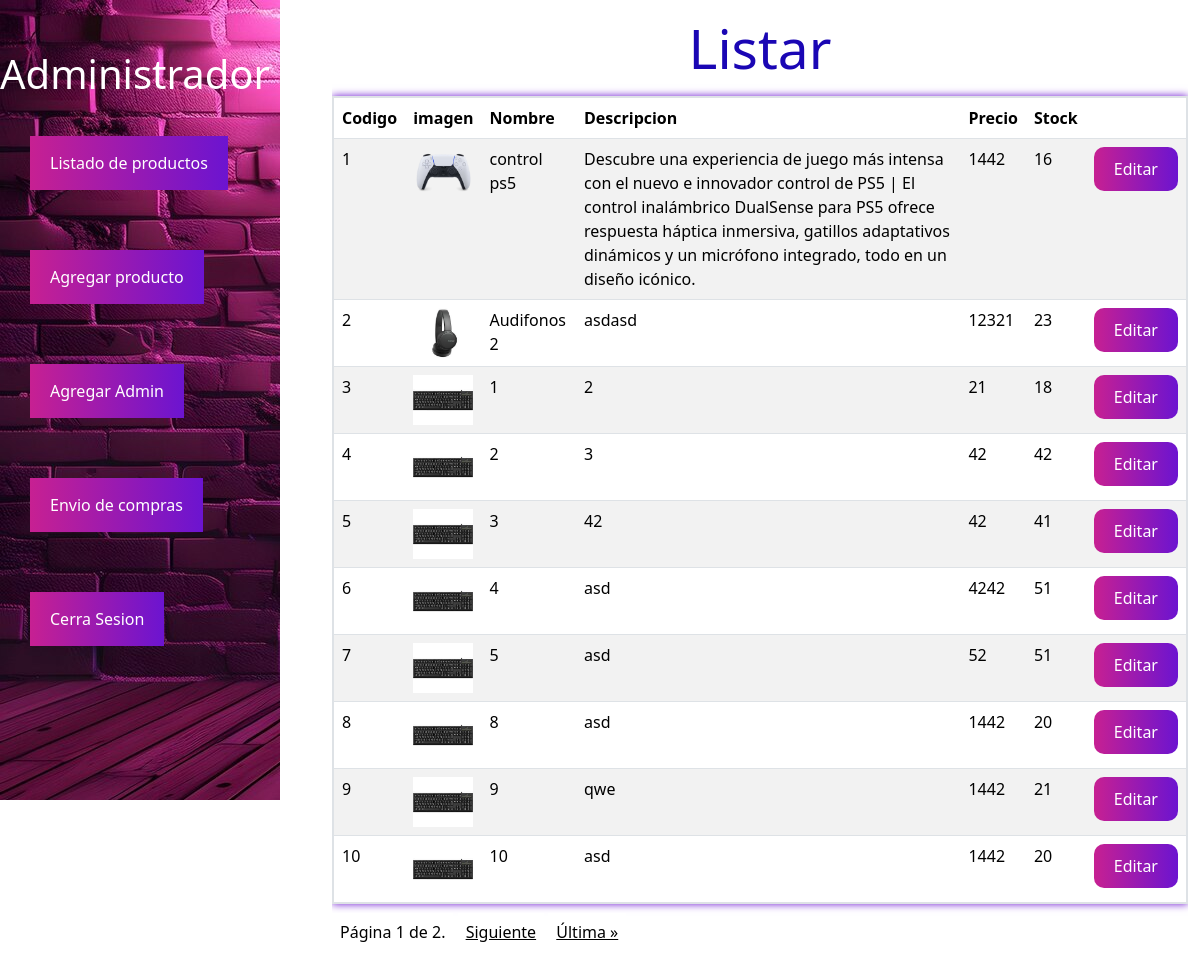
/productos/ (signed in), run on the app's committed database.
### modulos/productos/models.py (models this page shows)
class Producto(models.Model):
    nombre = models.CharField(max_length=30)
    descripcion = models.TextField()
    imagen = models.ImageField(upload_to='productos',null=True)
    precio = models.IntegerField(validators=[MinValueValidator(1)])
    stock= models.SmallIntegerField(validators=[MinValueValidator(1)])
    categoria = models.CharField(max_length=20, choices=categorias)

### modulos/productos/views.py (the view)
# urls.py: path('', views.listarProd,name="listar"),
@login_required
def listarProd(request):
    productos = Producto.objects.all()
    paginator = Paginator(productos, 10)  # Divide los productos en páginas de 6 elementos cada una
    page_number = request.GET.get('page')  # Obtiene el número de página actual desde la URL
    page_obj = paginator.get_page(page_number)  # Obtiene la página actual
    datos = {
        'page_obj': page_obj
    }
    return render(request, 'productos/listar.html', datos)

### templates/productos/listar.html (shortened to what this page needs)
{% extends '../base/base2.html' %}
{% block content %}
<div class="table">
    <div class="table-responsive">
        <table class="table table-striped">
            <h1 class="text-center">Listar</h1>
            <thead>
                <tr>
                    <th>Codigo</th>
                    <th>imagen</th>
                    <th>Nombre</th>
                    <th>Descripcion</th>
                    <th>Precio</th>
                    <th>Stock</th>
                </tr>
            </thead>
            <tbody>
                {% for producto in page_obj %}
                <tr>
                    <td>{{producto.id}}</td>
                    <td>{% if producto.imagen %} <img src="{{producto.imagen.url}}"></td>
                    {% endif %}
                    <td>{{producto.nombre}}</td>
                    <td>{{producto.descripcion}}</td>
                    <td>{{producto.precio}}</td>
                    <td>{{producto.stock}}</td>
                    <td>
                        <a href="{% url 'editar' producto.id %}" class="btnEditar">Editar</a>
                    </td>
                </tr>
                {% endfor %}
            </tbody>
        </table>
    </div>
    <div class="pagination">
        <span class="step-links">
            <span class="current">Página {{ page_obj.number }} de {{ page_obj.paginator.num_pages }}.</span>
            {% if page_obj.has_next %}
            <a href="?page={{ page_obj.next_page_number }}" class="pagination-link">Siguiente</a>
            <a href="?page={{ page_obj.paginator.num_pages }}" class="pagination-link">Última &raquo;</a>
            {% endif %}
        </span>
    </div>
</div>
{% endblock %}

### static/css/adminstyle.css (style rules this page uses)
body { display: flex; }

### static/css/listaradmin.css (style rules this page uses)
table { width: 10%; border-collapse: collapse; box-shadow: 0 0 8px #6c14d0; border: 2px solid #6c14d0; }
.text-center { font-size: 55px; color: #1a06b4; margin: 15px 0; cursor: pointer; position: relative; }
.btnEditar { text-decoration: none; padding: 10px 20px; background: linear-gradient(to right, #c72092 , #6c14d0); color: white; display: inline-block; text-align: center; border-radius: 10px; transition: background-color 0.3s; }
.table-striped tbody tr:nth-child(odd) { background-color: #f5f5f5; }
.table-striped tbody tr td img { width: 60px; height: 50px; object-fit: cover; }

### data on the page
Producto: id "1", imagen (picture), nombre "control ps5", descripcion "Descubre una experiencia de juego más intensa con el nuevo e innovador control de PS5 | El control inalámbrico DualSense para PS5 ofrece respuesta háptica inmersiva, gatillos adaptativos dinámicos y un micrófono integrado, todo en un diseño icónico.", precio "1442", stock "16"
Producto: id "2", imagen (picture), nombre "Audifonos 2", descripcion "asdasd", precio "12321", stock "23"
Producto: id "3", imagen (picture), nombre "1", descripcion "2", precio "21", stock "18"
Producto: id "4", imagen (picture), nombre "2", descripcion "3", precio "42", stock "42"
Producto: id "5", imagen (picture), nombre "3", descripcion "42", precio "42", stock "41"
Producto: id "6", imagen (picture), nombre "4", descripcion "asd", precio "4242", stock "51"
Producto: id "7", imagen (picture), nombre "5", descripcion "asd", precio "52", stock "51"
Producto: id "8", imagen (picture), nombre "8", descripcion "asd", precio "1442", stock "20"
Producto: id "9", imagen (picture), nombre "9", descripcion "qwe", precio "1442", stock "21"
Producto: id "10", imagen (picture), nombre "10", descripcion "asd", precio "1442", stock "20"

### other printed values
{{ page_obj.number }} "1"
{{ page_obj.paginator.num_pages }} "2"
